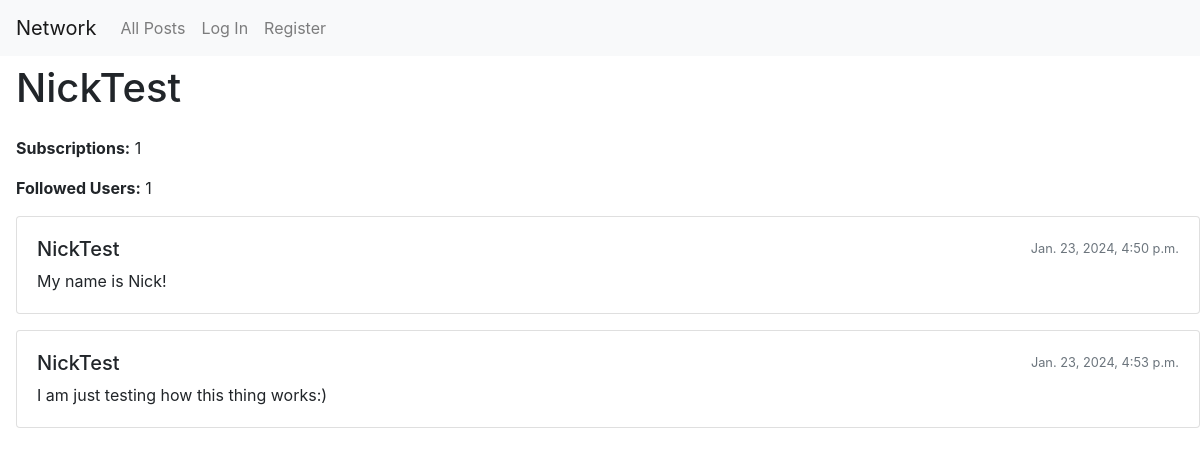
/dispay_profile/1, run on an earlier commit of the app's database.
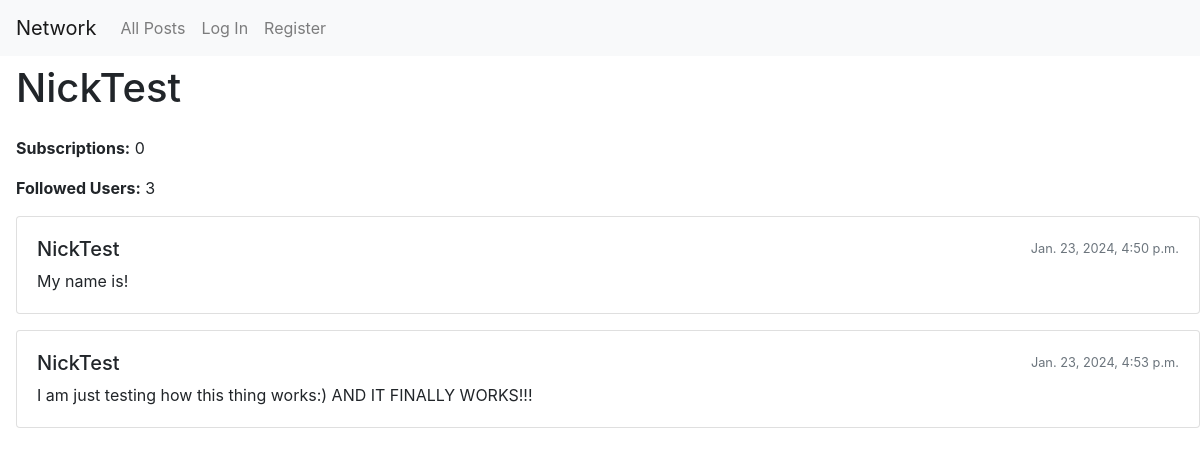
And on a later commit of the database.
### network/models.py (models this page shows)
class User(AbstractUser):
    subscriptions = models.ManyToManyField(
        'self', symmetrical=False, blank=True, related_name='subscribers')

class Posts(models.Model):
    creator = models.ForeignKey(
        User, on_delete=models.CASCADE, related_name='creator')
    post_text = models.TextField(blank=False, null = True)
    date = models.DateTimeField()
    likes = models.IntegerField(default = 1)
    comments = models.ForeignKey(
        Comments, on_delete=models.CASCADE, related_name='comments', null = True, blank = True)

### network/views.py (the view)
# urls.py: path('dispay_profile/<int:user_id>', views.display_profile, name='display_profile'),
def display_profile(request, user_id):
    user_data = User.objects.get(id=user_id)
    posts = Posts.objects.filter(creator_id = user_id)
    return render(request, "network/profile.html", {
        'posts': posts,
        'user_data': user_data
    })

### network/templates/network/profile.html (shortened to what this page needs)
{% extends "network/layout.html" %}
{% load static %}
{% block body %}
    <div class="mt-2 ml-3">
        <h1 class="mb-4">{{ user_data.username }}</h1>
        <p id='subs'><strong>Subscriptions:</strong> {{ user_data.subscriptions.count }}</p>
        <p id='followsCount' data-initial-count="{{ user_data.subscribers.count }}"><strong>Followed Users:</strong> {{ user_data.subscribers.count }}</p>
        {% for post in posts %}
            <div class="card mb-3">
                <div class="card-body">
                    <div class="d-flex justify-content-between align-items-center mb-2">
                        <div class="d-flex align-items-center">
                            <h5 class="card-title mb-0">{{ post.creator }}</h5>
                        </div>
                        <small class="text-muted">{{ post.date }}</small>
                    </div>
                    <p class="card-text">{{ post.post_text }}</p>
                </div>
            </div>
        {% endfor %}
    </div>
{% endblock %}

What changed in the data, as far as the page shows it:
changed User "NickTest": subscriptions.count "1" → "0"; subscribers.count "1" → "3"
changed Posts: post_text "My name is Nick!" → "My name is!"
changed Posts: post_text "I am just testing how this thing works:)" → "I am just testing how this thing works:) AND IT FINALLY WORKS!!!"
